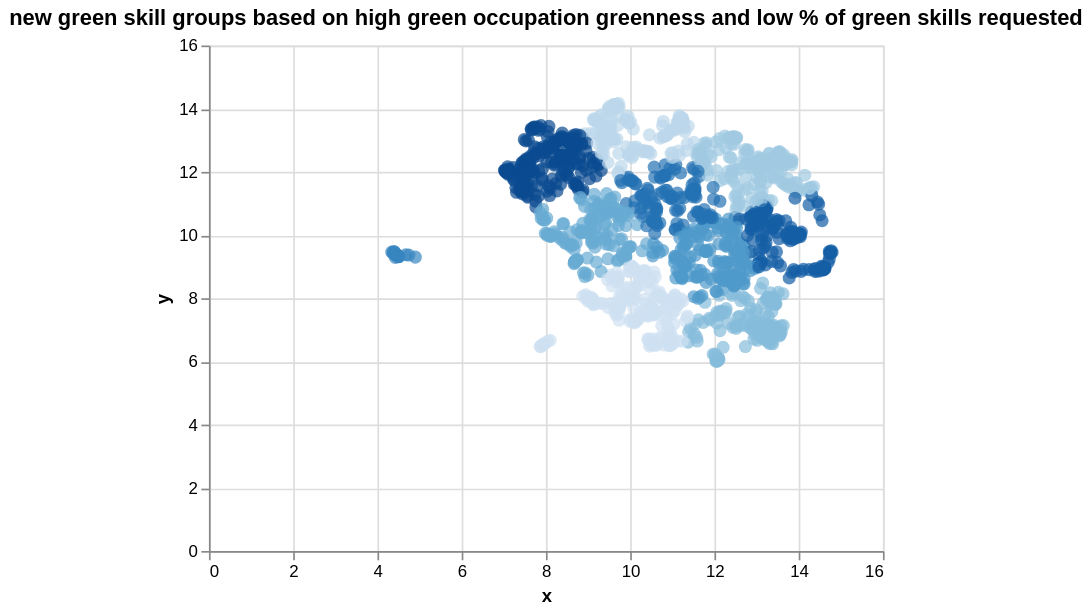

Write a Vega-Lite specification for this figure.
### Vega-Lite specification from a JSON file in a GitHub repository (floating-point values rounded to 4 significant figures; data arrays with more than 128 entries replaced by an {"elided": "..."} marker saying what was removed)
{"config": {"view": {"continuousWidth": 400, "continuousHeight": 300}}, "data": {"name": "data-4f6989b79b573316e710f6aee500ef9e"}, "mark": {"type": "circle", "size": 60}, "encoding": {"color": {"field": "cluster_number", "legend": null, "type": "quantitative"}, "tooltip": [{"field": "skill", "type": "nominal"}, {"field": "cluster_number", "type": "quantitative"}], "x": {"field": "x", "type": "quantitative"}, "y": {"field": "y", "type": "quantitative"}}, "selection": {"selector014": {"type": "interval", "bind": "scales", "encodings": ["x", "y"]}}, "title": "new green skill groups based on high green occupation greenness and low % of green skills requested", "$schema": "https://vega.github.io/schema/vega-lite/v5.json", "datasets": {"data-4f6989b79b573316e710f6aee500ef9e": {"elided": "1494 records"}}}
